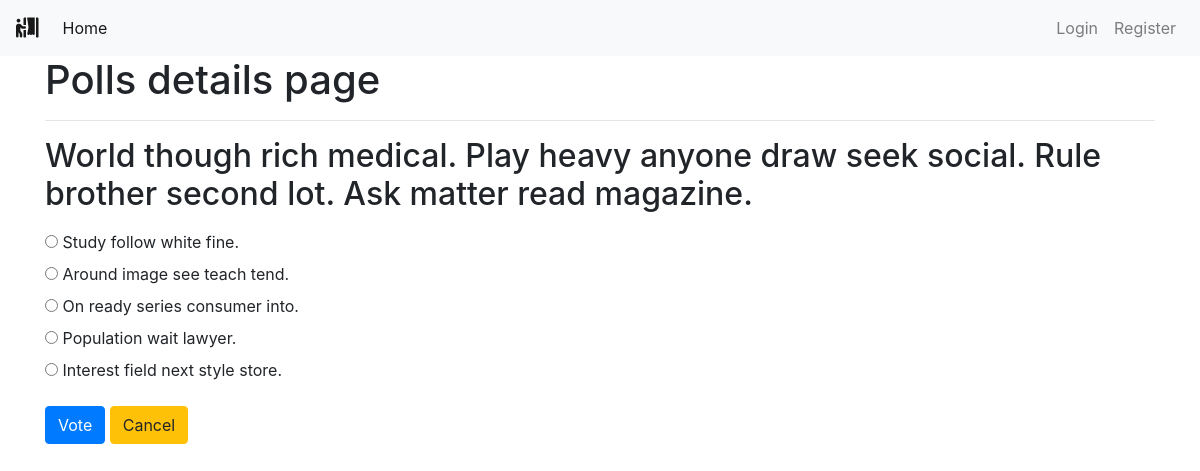
The page /polls/6/ on the database its author committed.
### polls/models.py (models this page shows, shortened)
class Poll(models.Model):
    owner = models.ForeignKey(User, on_delete=models.CASCADE)
    text = models.TextField()
    pub_date = models.DateTimeField(default=timezone.now)
    active = models.BooleanField(default=True)
    def __str__(self):
        return self.text

class Choice(models.Model):
    poll = models.ForeignKey(Poll, on_delete=models.CASCADE)
    choice_text = models.CharField(max_length=255)

### polls/views.py (the view)
# urls.py: path('<int:poll_id>/', views.poll_detail, name='detail'),
def poll_detail(request, poll_id):
    poll = get_object_or_404(Poll, id=poll_id)
    if not poll.active:
        return render(request, 'polls/poll_result.html', {'poll': poll})
    loop_count = poll.choice_set.count()
    context = {
        'poll': poll,
        'loop_time': range(0, loop_count),
    }
    return render(request, 'polls/poll_detail.html', context)

### polls/templates/polls/poll_detail.html (shortened to what this page needs)
{% extends 'base.html' %}
{% block content %}
<div class="container">
    <h1>Polls details page</h1>
    <hr>
    <h2 class="mt-3 mb-3">{{ poll }}</h2>
    <form action="{% url 'polls:vote' poll.id %}" method="POST">
        {% for choice in poll.choice_set.all %}
        <input type="radio" name="choice" id="choice{{ forloop.counter }}" value="{{ choice.id }}">
        <label for="choice{{ forloop.counter }}">{{ choice.choice_text }}</label>
        <br>
        {% endfor %}
        <input type="submit" value="Vote" class="btn btn-primary mt-3">
        <a class="btn btn-warning mt-3" href="{% url 'polls:list' %}" role="button">Cancel</a>
    </form>
</div>
{% endblock content %}

### templates/base.html (shortened to what this page needs)
{% load static %}
<!DOCTYPE html>
<html lang="en">
<head>
    <link rel="stylesheet" href="https://maxcdn.bootstrapcdn.com/bootstrap/4.0.0/css/bootstrap.min.css"
>
    <link rel="stylesheet" href="https://use.fontawesome.com/releases/v5.6.3/css/all.css"
>
</head>
<body>
    {% include 'includes/navbar.html' %}
    {% block content %}
    {% endblock content %}
</body>
</html>

### templates/includes/navbar.html (shortened to what this page needs)
<nav class="navbar navbar-expand-sm navbar-light bg-light">
    <a class="navbar-brand" href="{% url 'home' %}"><i class="fas fa-person-booth"></i></a>
    <div class="collapse navbar-collapse" id="collapsibleNavId">
        <ul class="navbar-nav mr-auto mt-2 mt-lg-0">
            <li class="nav-item active">
                <a class="nav-link" href="{% url 'home' %}">Home <span class="sr-only">(current)</span></a>
            </li>
        </ul>
        <div class="navbar-nav ml-auto">
            {% if request.user.is_authenticated %}
            <a class="nav-link" href="{% url 'polls:list_by_user' %}">My Polls</a>
            <a class="nav-link" href="{% url 'accounts:logout' %}">Logout</a>
            {% else %}
            <a class="nav-link" href="{% url 'accounts:login' %}">Login</a>
            <a class="nav-link" href="{% url 'accounts:register' %}">Register</a>
            {% endif %}
        </div>
    </div>
</nav>

### rows shown on the page
Poll: text "World though rich medical. Play heavy anyone draw seek social. Rule brother second lot. Ask matter read magazine."
Choice: choice_text "Study follow white fine."
Choice: choice_text "Around image see teach tend."
Choice: choice_text "On ready series consumer into."
Choice: choice_text "Population wait lawyer."
Choice: choice_text "Interest field next style store."
